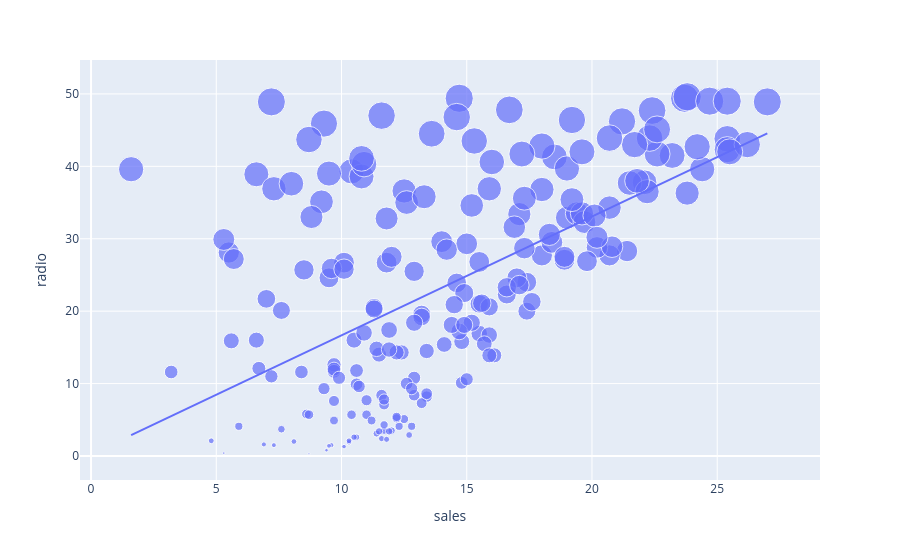

Source (notebook cell):
### Code cell
# Radio
figure = px.scatter(data_frame = data, x="sales",
                    y="radio", size="radio", trendline="ols")
figure.show()

### Figure 1 — Plotly figure (JSON) as saved in the notebook; plotly's stock layout.template omitted (floating-point values rounded to 4 significant figures; data arrays with more than 128 entries replaced by an {"elided": "..."} marker saying what was removed)
{"data": [{"hovertemplate": "sales=%{x}<br>radio=%{marker.size}<extra></extra>", "legendgroup": "", "marker": {"color": "#636efa", "size": {"elided": "200 float values"}, "sizemode": "area", "sizeref": 0.124, "symbol": "circle"}, "mode": "markers", "name": "", "orientation": "v", "showlegend": false, "type": "scatter", "x": {"elided": "200 float values"}, "xaxis": "x", "y": {"elided": "200 float values"}, "yaxis": "y"}, {"hovertemplate": "<b>OLS trendline</b><br>radio = 1.6397 * sales + 0.271298<br>R<sup>2</sup>=0.332032<br><br>sales=%{x}<br>radio=%{y} <b>(trend)</b><extra></extra>", "legendgroup": "", "marker": {"color": "#636efa", "symbol": "circle"}, "mode": "lines", "name": "", "showlegend": false, "type": "scatter", "x": {"elided": "200 float values"}, "xaxis": "x", "y": {"elided": "200 float values"}, "yaxis": "y"}], "layout": {"legend": {"itemsizing": "constant", "tracegroupgap": 0}, "margin": {"t": 60}, "xaxis": {"anchor": "y", "domain": [0, 1], "title": {"text": "sales"}}, "yaxis": {"anchor": "x", "domain": [0, 1], "title": {"text": "radio"}}}}
